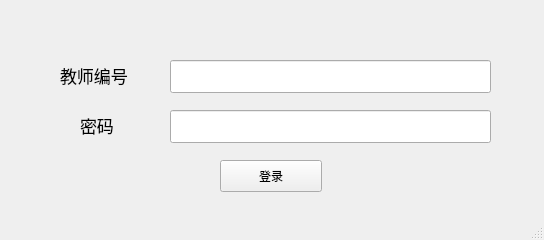
<?xml version="1.0" encoding="UTF-8"?>
<ui version="4.0">
 <class>MainWindow</class>
 <widget class="QMainWindow" name="MainWindow">
  <property name="geometry">
   <rect>
    <x>0</x>
    <y>0</y>
    <width>544</width>
    <height>240</height>
   </rect>
  </property>
  <property name="windowTitle">
   <string>MainWindow</string>
  </property>
  <widget class="QWidget" name="centralwidget">
   <widget class="LineEdit" name="LineEdit">
    <property name="geometry">
     <rect>
      <x>170</x>
      <y>60</y>
      <width>321</width>
      <height>33</height>
     </rect>
    </property>
   </widget>
   <widget class="LineEdit" name="LineEdit_2">
    <property name="geometry">
     <rect>
      <x>170</x>
      <y>110</y>
      <width>321</width>
      <height>33</height>
     </rect>
    </property>
   </widget>
   <widget class="PushButton" name="PushButton">
    <property name="geometry">
     <rect>
      <x>220</x>
      <y>160</y>
      <width>102</width>
      <height>32</height>
     </rect>
    </property>
    <property name="text">
     <string>登录</string>
    </property>
   </widget>
   <widget class="QLabel" name="label">
    <property name="geometry">
     <rect>
      <x>60</x>
      <y>60</y>
      <width>71</width>
      <height>31</height>
     </rect>
    </property>
    <property name="font">
     <font>
      <pointsize>13</pointsize>
     </font>
    </property>
    <property name="text">
     <string>教师编号</string>
    </property>
   </widget>
   <widget class="QLabel" name="label_2">
    <property name="geometry">
     <rect>
      <x>80</x>
      <y>110</y>
      <width>54</width>
      <height>31</height>
     </rect>
    </property>
    <property name="font">
     <font>
      <pointsize>13</pointsize>
     </font>
    </property>
    <property name="text">
     <string>密码</string>
    </property>
   </widget>
  </widget>
  <widget class="QStatusBar" name="statusbar"/>
 </widget>
 <customwidgets>
  <customwidget>
   <class>PushButton</class>
   <extends>QPushButton</extends>
   <header>qfluentwidgets</header>
  </customwidget>
  <customwidget>
   <class>LineEdit</class>
   <extends>QLineEdit</extends>
   <header>qfluentwidgets</header>
  </customwidget>
 </customwidgets>
 <resources/>
 <connections/>
</ui>
